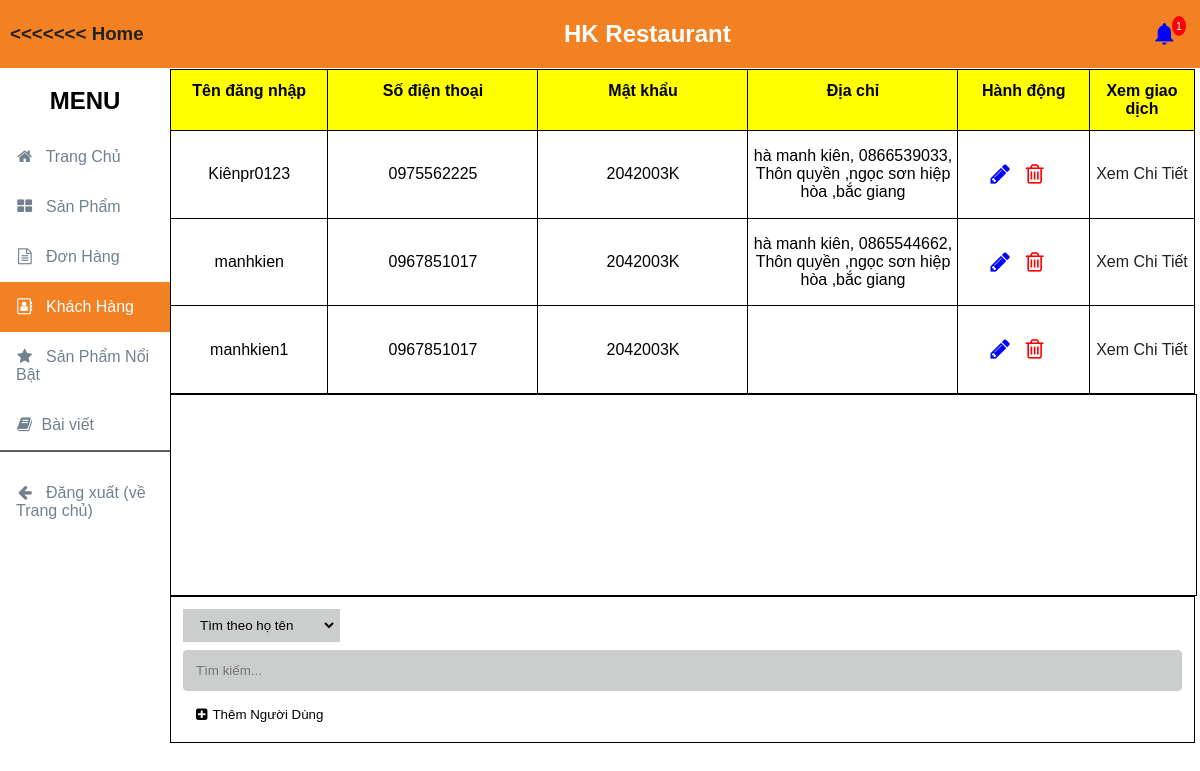
The app's page /admin/admin.php?quanly=user (signed in) with its own data.
### tables this page shows
CREATE TABLE `users` (
  `username` varchar(100) NOT NULL,
  `password` varchar(30) NOT NULL,
  `numberphone` varchar(15) NOT NULL,
  `address` varchar(150) DEFAULT NULL
);

### admin/user.php (the view, shortened to what this page needs)
<div class="khachhang">
    <?php
    require('../config/connect.php');
    mysqli_set_charset($conn, 'utf8');
    $sql = 'SELECT * FROM users';
    $result = mysqli_query($conn, $sql);
    if ($result->num_rows > 0) {
        echo "<table class='table-header'>
                <tr>
                    <th style='width: 15%;background-color: yellow;'>Tên đăng nhập</th>
                    <th style='width: 20%;background-color: yellow;'>Số điện thoại</th>
                    <th style='width: 20%;background-color: yellow;'>Mật khẩu</th>
                    <th style='width: 20%;background-color: yellow;'>Địa chỉ</th>
                    <th style='width: 10%;background-color: yellow;'>Hành động</th>
                    <th style='width: 10%;background-color: yellow;'>Xem giao dịch</th>
                </tr>";
        while ($row = mysqli_fetch_assoc($result)) {
            echo "<tr>
                    <td class='text-center'>" . $row["username"] . "</td>
                    <td class='text-center'>" . $row["numberphone"] . "</td>
                    <td class='text-center'>" . $row["password"] . "</td>
                    <td class='text-center'>" . $row["address"] . "</td>
                    <td class='text-center'>
                        <div style='display:flex;justify-content:space-between;margin:2em'>
                            <button><a href='mode.php?updateuser=" . $row['username'] . "'><i style='color:blue;font-size:1.7em' class='fa fa-pencil'></i></a></button>
                            <button><a href='mode.php?deleteuser=" . $row['username'] . "'><i style='color:red;font-size:1.7em' class='fa fa-trash-o'></i></a></button>
                        </div>
                    </td>
                    <td class='text-center'><a href='view_transactions.php?username=" . $row['username'] . "'>Xem Chi Tiết</a></td>
                </tr>";
        }
        echo "</table>";
    } else {
        echo "Không có dữ liệu khách hàng.";
    }
    ?>
    <div class="table-content">
    </div>
    <div class="table-footer">
        <select name="kieuTimKhachHang">
            <option value="ten">Tìm theo họ tên</option>
        </select>
        <input type="text" placeholder="Tìm kiếm...">
        <button onclick="document.getElementById('khungThemKhachHang').style.display = 'block'">
            <i class="fa fa-plus-square"></i>
            Thêm Người Dùng
        </button>
    </div>
</div>

### css/admin.css (style rules this page uses)
* { margin: 0; padding: 0; outline: none; font-family: Arial, Helvetica, sans-serif; color: black; }
button { padding: 0; border: none; background: none; cursor: pointer; display: flex; align-items: center; gap: 5px; margin-right: 1em; }
table { width: 100%; border: none }
body, html { min-width: 1024px; background-color: #fff; }
a { text-decoration: none; color: #222; }
.main>div { display: none; }
.table-header { width: 100%; border-collapse: collapse; border: 1px solid black; }
tr, th, td { border: 1px solid black; text-align: center; }
.table-header th { color: black; background-color: #fff; border: 1px solid black; }
.table-header th { cursor: pointer; border: 1px solid black; }
.table-header th, .table-content td { padding: .75rem; text-align: center; vertical-align: top; border: 1px solid black; }
.table-content { min-height: 200px; max-height: 550px; overflow: auto; margin: 0 auto; width: 100%; border: 1px solid black; }
.table-footer { background-color: #fff; padding: .75rem; vertical-align: top; border: 1px solid black; }
.table-footer input, .table-footer button, .table-footer select { padding: 5px 10px; border: 3px solid transparent; background-color: #cccece; }
.table-footer button { cursor: pointer; background-color: #fff; color: black; transition-duration: .2s; }
body { background-color: #fff; }

### admin/admin.php (style rules this page uses)
input[type="text"], textarea { width: 100%; padding: 12px; margin: 8px 0; display: inline-block; border: 1px solid #ccc; border-radius: 4px; box-sizing: border-box; }

### records on screen
users: username "Kiênpr0123", numberphone "0975562225", password "2042003K", address "hà manh kiên, 0866539033, Thôn quyền ,ngọc sơn hiệp hòa ,bắc giang"
users: username "manhkien", numberphone "0967851017", password "2042003K", address "hà manh kiên, 0865544662, Thôn quyền ,ngọc sơn hiệp hòa ,bắc giang"
users: username "manhkien1", numberphone "0967851017", password "2042003K"

### other values on screen
$rowCount "1"
